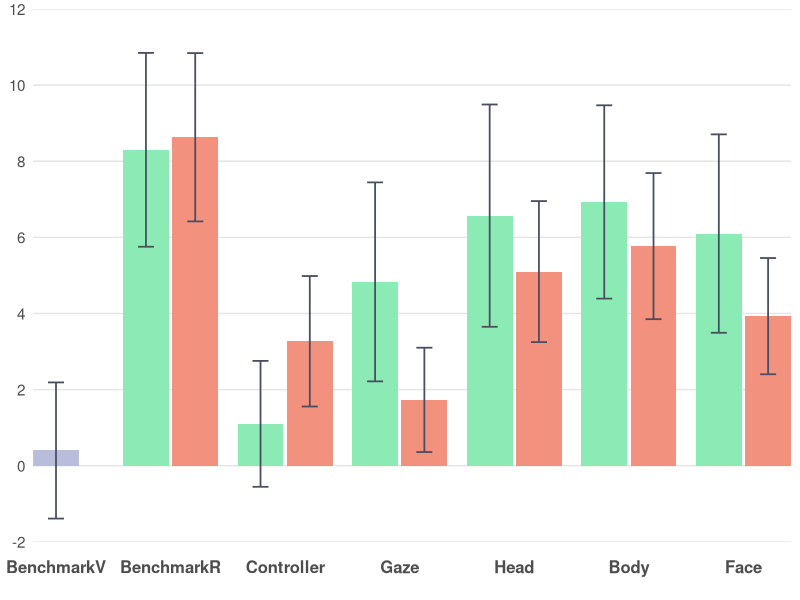
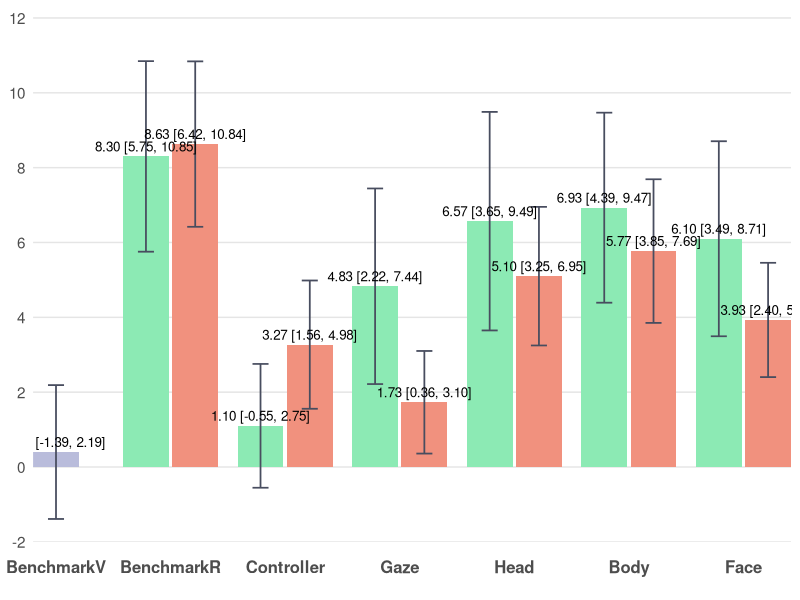

The R script that drew these images, in order:
# ================= Packages =================
if (!require(ggplot2)) install.packages("ggplot2")
library(ggplot2)

# ================= Data =================
# BenchmarkV: 0.40 (±4.79)
# BenchmarkR: Low 8.30 (±6.82), High 8.63 (±5.92)
# Controller: Low 1.10 (±4.43), High 3.27 (±4.59)
# Gaze: Low 4.83 (±7.00), High 1.73 (±3.67)
# Head: Low 6.57 (±7.82), High 5.10 (±4.96)
# Body: Low 6.93 (±6.80), High 5.77 (±5.14)
# Face: Low 6.10 (±6.98), High 3.93 (±4.09)

bench_mean <- 0.40
bench_sd <- 4.79

dat <- data.frame(
  Category = c("BenchmarkV",
               "BenchmarkR","BenchmarkR",
               "Controller","Controller",
               "Gaze","Gaze",
               "Head","Head",
               "Body","Body",
               "Face","Face"),
  slot     = c("C",
               "L","R",
               "L","R",
               "L","R",
               "L","R",
               "L","R",
               "L","R"),
  series   = c("BenchmarkV",
               "Low","High",
               "Low","High",
               "Low","High",
               "Low","High",
               "Low","High",
               "Low","High"),
  mean     = c(bench_mean,
               8.30, 8.63,      # BenchmarkR Low, High
               1.10, 3.27,      # Controller Low, High
               4.83, 1.73,      # Gaze Low, High
               6.57, 5.10,      # Head Low, High
               6.93, 5.77,      # Body Low, High
               6.10, 3.93),     # Face Low, High
  sd       = c(bench_sd,
               6.82, 5.92,      # BenchmarkR Low, High
               4.43, 4.59,      # Controller Low, High
               7.00, 3.67,      # Gaze Low, High
               7.82, 4.96,      # Head Low, High
               6.80, 5.14,      # Body Low, High
               6.98, 4.09),     # Face Low, High
  stringsAsFactors = FALSE
)

# 固定横轴顺序
dat$Category <- factor(dat$Category,
  levels = c("BenchmarkV","BenchmarkR","Controller","Gaze","Head","Body","Face"))
dat$slot   <- factor(dat$slot, levels = c("L","C","R"))
dat$series <- factor(dat$series, levels = c("Low","BenchmarkV","High"))

# ================= 手动定位（确保居中+相邻柱体有间距） =================
# 以每个类目的中心为整数(1,2,3,...)，在左右各偏移 delta；两柱宽度为 bar_w
group_w <- 0.8               # 每个类目总体占宽（<1 避免挤到相邻类目）
bar_w   <- group_w / 2       # 0.4  柱体宽度保持不变
delta   <- group_w / 4       # 0.2  基础偏移
gap     <- 0.03              # 相邻柱体间距（几个像素）

# 对于非BenchmarkV类别，L和R之间增加间距
offset_map <- c(L = -delta - gap/2, C = 0, R = +delta + gap/2)

x_base <- as.numeric(dat$Category)
dat$x  <- x_base + unname(offset_map[as.character(dat$slot)])

# ================= 配色方案 =================
col_low   <- "#8CEAB4"      # Low
col_high  <- "#F1917E"      # High
col_bench <- "#B9BCDB"      # BenchmarkV

err_col   <- "#484D5F"

theme_base <- theme_minimal(base_size = 13) +
  theme(
    legend.position    = "none",
    panel.background   = element_rect(fill = "#FFFFFF", color = NA),  # 白底
    plot.background    = element_rect(fill = "#FFFFFF", color = NA),  # 白底
    panel.grid.major   = element_blank(),  # 去除所有网格线
    panel.grid.minor   = element_blank(),  # 去除所有网格线
    panel.grid.major.x = element_blank(),
    panel.grid.minor.x = element_blank(),
    panel.grid.major.y = element_blank(),
    panel.grid.minor.y = element_blank(),
    axis.ticks.x       = element_blank(),  # 去除x轴刻度线（底部灰色竖线）
    axis.ticks.y       = element_blank(),  # 去除y轴刻度线（左侧竖着的刻度线）
    axis.line.x        = element_blank(),  # 去除x轴线（底部灰色竖线）
    axis.line.y        = element_blank(),  # 去除y轴线（左侧竖线）
    axis.text.x        = element_text(size = 12, face = "bold", 
                                       margin = margin(t = 10, b = 10)),  # 底部文字距离坐标轴更远
    axis.text.y        = element_text(size = 11),
    axis.title         = element_blank()
  )

# y 轴：-2到12，组间距2
y_top    <- 12
y_bottom <- -2
y_breaks <- seq(-2, 12, by = 2)

# x 轴：用数值坐标，刻度放在每个类目中心
x_breaks <- seq_along(levels(dat$Category))
x_labels <- levels(dat$Category)

# ================= 95% 置信区间计算 =================
n <- 30  # 样本量
df <- n - 1  # 自由度 = 29
t_critical <- qt(0.975, df)  # t分布临界值（95% CI，双尾）
# 计算95% CI的误差范围
dat$ci_margin <- t_critical * (dat$sd / sqrt(n))

# ================= 图1：不带标注 =================
p1 <- ggplot(dat, aes(x = x, y = mean, fill = series)) +
  # 手动添加水平坐标线
  geom_hline(yintercept = y_breaks, color = "#E5E5E5", linewidth = 0.5) +
  geom_col(width = bar_w, position = "identity", colour = NA) +
  geom_errorbar(aes(ymin = mean - ci_margin, ymax = mean + ci_margin),
                width = bar_w * 0.35, color = err_col, linewidth = 0.6,
                position = "identity") +
  scale_fill_manual(values = c(Low = col_low, BenchmarkV = col_bench, High = col_high)) +
  scale_y_continuous(breaks = y_breaks, minor_breaks = NULL) +
  scale_x_continuous(breaks = x_breaks, labels = x_labels, expand = c(0, 0)) +
  coord_cartesian(ylim = c(y_bottom, y_top), expand = 0) +
  theme_base

# ================= 图2：带"均值 (95% CI)"标注 =================
lab_df <- transform(dat, label = sprintf("%.2f [%.2f, %.2f]", mean, 
                                          mean - ci_margin, mean + ci_margin))

p2 <- ggplot(dat, aes(x = x, y = mean, fill = series)) +
  # 手动添加水平坐标线
  geom_hline(yintercept = y_breaks, color = "#E5E5E5", linewidth = 0.5) +
  geom_col(width = bar_w, position = "identity", colour = NA) +
  geom_errorbar(aes(ymin = mean - ci_margin, ymax = mean + ci_margin),
                width = bar_w * 0.35, color = err_col, linewidth = 0.6,
                position = "identity") +
  geom_text(data = lab_df, aes(label = label),
            vjust = ifelse(lab_df$mean >= 0, -0.5, 1.5), size = 3.4, position = "identity") +
  scale_fill_manual(values = c(Low = col_low, BenchmarkV = col_bench, High = col_high)) +
  scale_y_continuous(breaks = y_breaks, minor_breaks = NULL) +
  scale_x_continuous(breaks = x_breaks, labels = x_labels, expand = c(0, 0)) +
  coord_cartesian(ylim = c(y_bottom, y_top * 1.02), expand = 0) +
  theme_base

# 保存文件（确保目录存在）
if (!dir.exists("no_labels")) dir.create("no_labels", recursive = TRUE)
if (!dir.exists("with_labels")) dir.create("with_labels", recursive = TRUE)
ggsave("no_labels/HR_no_labels.png", p1, width = 8, height = 3.57, dpi = 300, bg = "white")
ggsave("with_labels/HR_with_labels.png", p2, width = 8, height = 3.92, dpi = 300, bg = "white")
